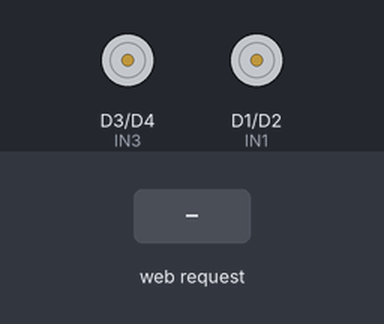
The sketch below on a simulated ESP8266 (NodeMCU). On the bench: motor-driver pin pairs drawn as motors (green arrow = first pin HIGH = forward, orange = second pin HIGH = backward, longer = more drive). Inputs (shaded band) come from the test bench. What the sketch prints to the serial monitor is not drawn.

Above: at 1.2 s.
1.3 s: HTTP request GET /forward received
At 1.6 s:
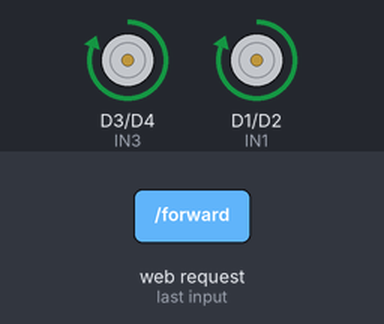
2.8 s: HTTP request GET /backward received
At 3.9 s:
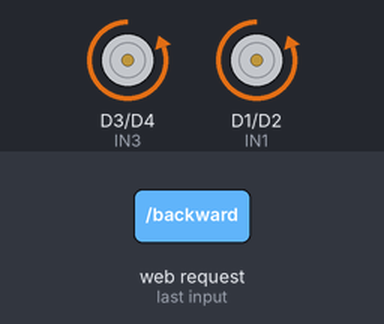
4.3 s: HTTP request GET /normalLeft received
At 5.0 s:
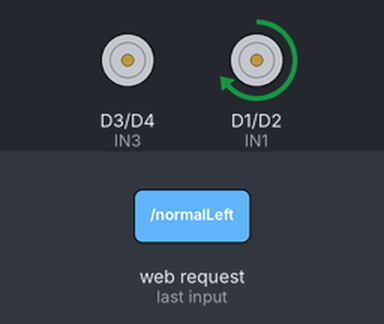
5.8 s: HTTP request GET /normalRight received
At 6.1 s:
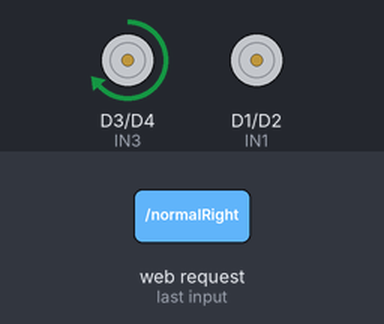
7.3 s: HTTP request GET /quickLeft received
At 8.5 s:
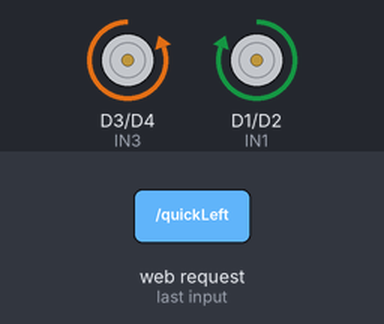
8.8 s: HTTP request GET /quickRight received
At 9.6 s:
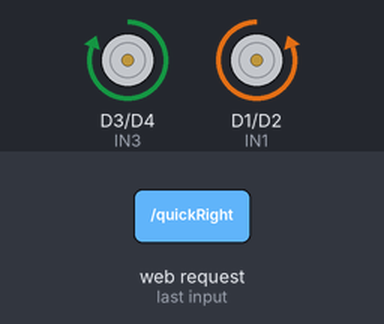
Timing chart, 0 to 11.3 s (numbered marks = the images above; inputs shaded):
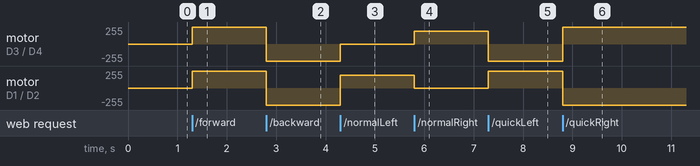

Measured:
- after the input at 1.3 s, motor on D3 (IN3) / D4 (IN4), motor on D1 (IN1) / D2 (IN2): stopped → forward 255/255 at once
- after the input at 2.8 s, motor on D3 (IN3) / D4 (IN4), motor on D1 (IN1) / D2 (IN2): forward 255/255 → backward 255/255 at once
- after the input at 4.3 s, motor on D3 (IN3) / D4 (IN4): backward 255/255 → stopped at once; motor on D1 (IN1) / D2 (IN2): backward 255/255 → forward 190/255 at once
- after the input at 5.8 s, motor on D3 (IN3) / D4 (IN4): stopped → forward 190/255 at once; motor on D1 (IN1) / D2 (IN2): forward 190/255 → stopped at once
- after the input at 7.3 s, motor on D3 (IN3) / D4 (IN4): forward 190/255 → backward 255/255 at once; motor on D1 (IN1) / D2 (IN2): stopped → forward 255/255 at once
- after the input at 8.8 s, motor on D3 (IN3) / D4 (IN4): backward 255/255 → forward 255/255 at once; motor on D1 (IN1) / D2 (IN2): forward 255/255 → backward 255/255 at once

The sketch:

Code.ino
```cpp
#include <ESP8266WiFi.h>
#include <ESP8266WebServer.h>

// Motor control pins
#define IN1 D1
#define IN2 D2
#define IN3 D3
#define IN4 D4

ESP8266WebServer server(80);

const char* ssid = "CarControl";
const char* password = "12345678";

int speedForward = 255;
int speedTurn = 190;
int speedturn = 100;
int speedQuickTurn = 255;
int speedLevel = 10;  // Default to max speed (100%)

void setup() {
  Serial.begin(115200);

  pinMode(IN1, OUTPUT);
  pinMode(IN2, OUTPUT);
  pinMode(IN3, OUTPUT);
  pinMode(IN4, OUTPUT);

  stopCar();

  WiFi.softAP(ssid, password);
  Serial.println("Access Point started");
  Serial.print("IP Address: ");
  Serial.println(WiFi.softAPIP());

  server.on("/", handleRoot);
  server.on("/forward", handleForward);
  server.on("/backward", handleBackward);
  server.on("/normalLeft", handleNormalLeft);
  server.on("/normalRight", handleNormalRight);
  server.on("/quickLeft", handleQuickLeft);
  server.on("/quickRight", handleQuickRight);
  server.on("/rightForward", handleRightForward);
  server.on("/leftForward", handleLeftForward);
  server.on("/rightBackward", handleRightBackward);
  server.on("/leftBackward", handleLeftBackward);
  server.on("/stop", handleStop);
  server.on("/dance", handleDance);
  server.on("/setSpeed", handleSetSpeed);
  server.begin();
  Serial.println("HTTP server started");
}

void loop() {
  server.handleClient();
}

void handleRoot() {
  String html = "<html>\
                  <head>\
                    <title>WiFi Car Control</title>\
                    <style>\
                      body { font-family: Arial, sans-serif; text-align: center; background-color: #f2f2f2; }\
                      h1 { color: #333; }\
                      p { font-size: 18px; color: #333; }\
                      input[type='range'] { width: 80%; margin: 20px 0; }\
                    </style>\
                    <script>\
                      var keysPressed = {};\
                      document.addEventListener('keydown', function(event) {\
                        if (!keysPressed[event.key]) {\
                          keysPressed[event.key] = true;\
                          checkKeys();\
                        }\
                      });\
                      document.addEventListener('keyup', function(event) {\
                        keysPressed[event.key] = false;\
                        checkKeys();\
                      });\
                      function checkKeys() {\
                        if (keysPressed['w']) {\
                          sendCommand('/forward');\
                        } else if (keysPressed['s']) {\
                          sendCommand('/backward');\
                        } else if (keysPressed['a']) {\
                          sendCommand('/normalLeft');\
                        } else if (keysPressed['d']) {\
                          sendCommand('/normalRight');\
                        } else if (keysPressed['q']) {\
                          sendCommand('/quickLeft');\
                        } else if (keysPressed['e']) {\
                          sendCommand('/quickRight');\
                        } else if (keysPressed['u'] || (keysPressed['w'] && keysPressed['d'])) {\
                          sendCommand('/rightForward');\
                        } else if (keysPressed['y'] || (keysPressed['w'] && keysPressed['a'])) {\
                          sendCommand('/leftForward');\
                        } else if (keysPressed['j'] || (keysPressed['s'] && keysPressed['a'])) {\
                          sendCommand('/rightBackward');\
                        } else if (keysPressed['h'] || (keysPressed['s'] && keysPressed['d'])) {\
                          sendCommand('/leftBackward');\
                        } else if (keysPressed['x']) {\
                          sendCommand('/stop');\
                        } else if (keysPressed['r']) {\
                          sendCommand('/dance');\
                        } else {\
                          stopCar();\
                        }\
                      }\
                      function sendCommand(command) {\
                        var xhttp = new XMLHttpRequest();\
                        xhttp.open('GET', command, true);\
                        xhttp.send();\
                      }\
                      function stopCar() {\
                        var xhttp = new XMLHttpRequest();\
                        xhttp.open('GET', '/stop', true);\
                        xhttp.send();\
                      }\
                      function updateSpeedLevel() {\
                        var slider = document.getElementById('speedSlider');\
                        var level = Math.round((slider.value / 100) * 9) + 1;\
                        sendCommand('/setSpeed?level=' + level);\
                      }\
                    </script>\
                  </head>\
                  <body>\
                    <h1>Car Control Interface</h1>\
                    <p>Use keys: W (Forward), S (Backward), A (Left), D (Right), Q (Quick Left), E (Quick Right), U (Right Forward), Y (Left Forward), J (Right Backward), H (Left Backward), X (Stop), R (Dance Mode)</p>\
                    <p>Speed Control: Use the slider below to set speed from 10% to 100%</p>\
                    <input type='range' id='speedSlider' min='0' max='100' step='1' oninput='updateSpeedLevel()'>\
                  </body>\
                  </html>";
  server.send(200, "text/html", html);
}

void handleSetSpeed() {
  if (server.hasArg("level")) {
    int level = server.arg("level").toInt();
    if (level >= 1 && level <= 10) {
      speedLevel = level;
      speedForward = (255 * speedLevel) / 10;
      speedTurn = (190 * speedLevel) / 10;
      speedturn = (100 * speedLevel) / 10;
      speedQuickTurn = (255 * speedLevel) / 10;
    }
  }
  server.send(200);
}

void handleForward() {
  analogWrite(IN1, speedForward);
  analogWrite(IN2, 0);
  analogWrite(IN3, speedForward);
  analogWrite(IN4, 0);
  server.send(200);
}

void handleBackward() {
  analogWrite(IN1, 0);
  analogWrite(IN2, speedForward);
  analogWrite(IN3, 0);
  analogWrite(IN4, speedForward);
  server.send(200);
}

void handleNormalLeft() {
  analogWrite(IN1, speedTurn);
  analogWrite(IN2, 0);
  analogWrite(IN3, 0);
  analogWrite(IN4, 0);
  server.send(200);
}

void handleNormalRight() {
  analogWrite(IN1, 0);
  analogWrite(IN2, 0);
  analogWrite(IN3, speedTurn);
  analogWrite(IN4, 0);
  server.send(200);
}

void handleQuickLeft() {
  analogWrite(IN1, speedQuickTurn);
  analogWrite(IN2, 0);
  analogWrite(IN3, 0);
  analogWrite(IN4, speedQuickTurn);
  server.send(200);
}

void handleQuickRight() {
  analogWrite(IN1, 0);
  analogWrite(IN2, speedQuickTurn);
  analogWrite(IN3, speedQuickTurn);
  analogWrite(IN4, 0);
  server.send(200);
}

void handleRightForward() {
  analogWrite(IN1, speedturn);
  analogWrite(IN2, 0);
  analogWrite(IN3, speedForward);
  analogWrite(IN4, 0);
  server.send(200);
}

void handleLeftForward() {
  analogWrite(IN1, speedForward);
  analogWrite(IN2, 0);
  analogWrite(IN3, speedturn);
  analogWrite(IN4, 0);
  server.send(200);
}

void handleRightBackward() {
  analogWrite(IN1, 0);
  analogWrite(IN2, speedturn);
  analogWrite(IN3, 0);
  analogWrite(IN4, speedForward);
  server.send(200);
}

void handleLeftBackward() {
  analogWrite(IN1, 0);
  analogWrite(IN2, speedForward);
  analogWrite(IN3, 0);
  analogWrite(IN4, speedturn);
  server.send(200);
}

void handleStop() {
  stopCar();
  server.send(200);
}

void handleDance() {
  for (int i = 0; i < 3; i++) {
    handleForward();
    delay(300);
    handleBackward();
    delay(300);
    handleQuickLeft();
    delay(300);
    handleQuickRight();
    delay(300);
  }
  stopCar();
  server.send(200);
}

void stopCar() {
  analogWrite(IN1, 0);
  analogWrite(IN2, 0);
  analogWrite(IN3, 0);
  analogWrite(IN4, 0);
}
```
